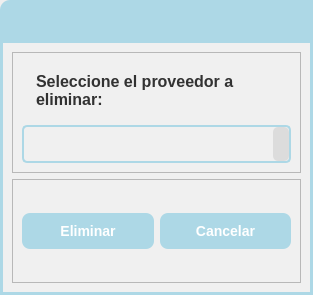
<?xml version="1.0" encoding="UTF-8"?>
<ui version="4.0">
 <class>Dialog</class>
 <widget class="QDialog" name="Dialog">
  <property name="geometry">
   <rect>
    <x>0</x>
    <y>0</y>
    <width>313</width>
    <height>295</height>
   </rect>
  </property>
  <property name="windowTitle">
   <string>Dialog</string>
  </property>
  <layout class="QVBoxLayout" name="verticalLayout">
   <property name="spacing">
    <number>0</number>
   </property>
   <property name="leftMargin">
    <number>0</number>
   </property>
   <property name="topMargin">
    <number>0</number>
   </property>
   <property name="rightMargin">
    <number>0</number>
   </property>
   <property name="bottomMargin">
    <number>0</number>
   </property>
   <item>
    <widget class="QFrame" name="menuBar_frame_2">
     <property name="minimumSize">
      <size>
       <width>0</width>
       <height>40</height>
      </size>
     </property>
     <property name="maximumSize">
      <size>
       <width>16777215</width>
       <height>40</height>
      </size>
     </property>
     <property name="styleSheet">
      <string notr="true">QFrame#menuBar_frame_2{
background-color: rgb(173, 216, 230);
border-top-left-radius: 10px;
}
</string>
     </property>
     <property name="frameShape">
      <enum>QFrame::StyledPanel</enum>
     </property>
     <property name="frameShadow">
      <enum>QFrame::Raised</enum>
     </property>
     <layout class="QHBoxLayout" name="horizontalLayout_5">
      <property name="spacing">
       <number>6</number>
      </property>
      <property name="leftMargin">
       <number>9</number>
      </property>
      <property name="topMargin">
       <number>11</number>
      </property>
      <property name="rightMargin">
       <number>15</number>
      </property>
      <property name="bottomMargin">
       <number>0</number>
      </property>
     </layout>
    </widget>
   </item>
   <item>
    <widget class="QFrame" name="central_frame">
     <property name="styleSheet">
      <string notr="true">QFrame#central_frame{
	border: 3px solid rgb(173, 216, 230); /* Bordes gruesos de color RGB(173, 216, 230) */
    background-color: rgb(240, 240, 240)
}

/* Estilo para QLabel */
QLabel {
    font-size: 16px;
    font-weight: bold;
    color: rgb(50, 50, 50);
    background-color: rgb(240, 240, 240);
    padding: 10px;
}

/* Estilo para QPushButton */
QPushButton {
    font-size: 14px;
    font-weight: bold;
    color: white;
    background-color: rgb(173, 216, 230);
    border: none;
    border-radius: 8px;
    padding: 10px 20px;
}

/* Efecto al pasar el mouse sobre el botón */
QPushButton:hover {
    background-color: rgb(150, 200, 220);
}

/* Efecto al presionar el botón */
QPushButton:pressed {
    background-color: rgb(130, 180, 200);
}
/* Estilo para QLineEdit */
QLineEdit {
    font-size: 14px;
    color: rgb(50, 50, 50);
    background-color: rgb(240, 240, 240);
    border: 2px solid rgb(173, 216, 230);
    border-radius: 5px;
    padding: 8px;
}

/* Estilo para QComboBox */
QComboBox {
    font-size: 14px;
    color: rgb(50, 50, 50);
    background-color: rgb(240, 240, 240);
    border: 2px solid rgb(173, 216, 230);
    border-radius: 5px;
    padding: 8px;
    min-width: 150px; /* Ancho mínimo para asegurar que se vean los elementos */
}

/* Estilo para el desplegable del QComboBox */
QComboBox::drop-down {
    background-color: rgb(220, 220, 220);
    border: none;
    border-radius: 5px;
}

/* Efecto al pasar el mouse sobre el QComboBox */
QComboBox:hover {
    border: 2px solid rgb(150, 200, 220);
}

</string>
     </property>
     <property name="frameShape">
      <enum>QFrame::StyledPanel</enum>
     </property>
     <property name="frameShadow">
      <enum>QFrame::Raised</enum>
     </property>
     <layout class="QVBoxLayout" name="verticalLayout_2">
      <item>
       <widget class="QFrame" name="frame">
        <property name="frameShape">
         <enum>QFrame::StyledPanel</enum>
        </property>
        <property name="frameShadow">
         <enum>QFrame::Raised</enum>
        </property>
        <layout class="QVBoxLayout" name="verticalLayout_3">
         <item>
          <widget class="QLabel" name="label">
           <property name="text">
            <string>Seleccione el proveedor a
eliminar:</string>
           </property>
          </widget>
         </item>
         <item>
          <widget class="QComboBox" name="comboBox"/>
         </item>
        </layout>
       </widget>
      </item>
      <item>
       <widget class="QFrame" name="buttons_frame">
        <property name="frameShape">
         <enum>QFrame::StyledPanel</enum>
        </property>
        <property name="frameShadow">
         <enum>QFrame::Raised</enum>
        </property>
        <layout class="QHBoxLayout" name="horizontalLayout">
         <item>
          <widget class="QPushButton" name="del_pushButton">
           <property name="text">
            <string>Eliminar</string>
           </property>
          </widget>
         </item>
         <item>
          <widget class="QPushButton" name="cancel_pushButton">
           <property name="text">
            <string>Cancelar</string>
           </property>
          </widget>
         </item>
        </layout>
       </widget>
      </item>
     </layout>
    </widget>
   </item>
  </layout>
 </widget>
 <resources>
  <include location="../icons.qrc"/>
  <include location="../icons.qrc"/>
 </resources>
 <connections/>
</ui>
